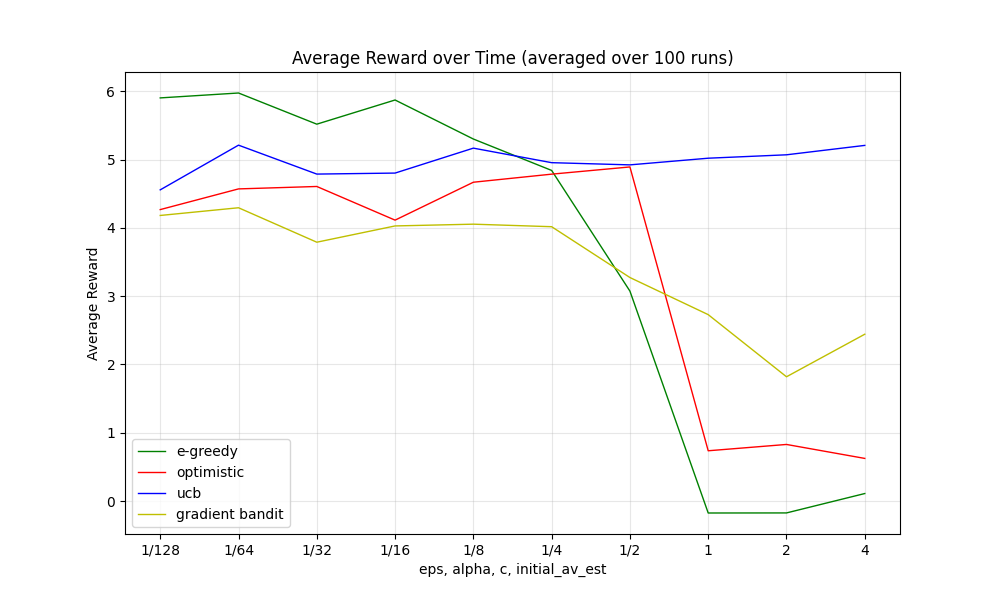

Generate this figure with Python:
import numpy as np
import matplotlib.pyplot as plt
from tqdm import tqdm
from concurrent.futures import ProcessPoolExecutor

NUM_RUNS = 100
NUM_STEPS = 200_000
EVAL_NUM_STEPS = 100_000
K = 10

def choose_action_egreedy(epsilon, estimated_action_values):
        if np.random.rand() < epsilon:
            return np.random.randint(K)
        else:
            return np.argmax(estimated_action_values)

def choose_action_optimistic(estimated_action_values):
    return np.argmax(estimated_action_values)

def choose_action_ucb(estimated_action_values, visit_counts, t, c):
    if np.any(visit_counts == 0):
        zero_idxs = np.flatnonzero(visit_counts == 0)
        return np.random.choice(zero_idxs)
    ucb_values = estimated_action_values + c * np.sqrt(np.log(t) / visit_counts)
    return np.argmax(ucb_values)

def get_gradient_bandit_probs(action_preferences):
    softmax_probs = np.exp(action_preferences) / np.sum(np.exp(action_preferences))
    return softmax_probs

def choose_action_gradient_bandit(probs):
    return np.random.choice(len(probs), p=probs)

def update_action_preferences(action_preferences, average_reward, action, reward, alpha, probs):
    for i in range(K):
        if i == action:
            action_preferences[i] += alpha * (reward - average_reward) * (1 - probs[i])
        else:
            action_preferences[i] -= alpha * (reward - average_reward) * probs[i]

def sample_reward(index, action_values):
    return np.random.randn() + action_values[index]

def run_simulation(epsilon, alpha='avg', strategy='egreedy', initial_av_est=0.0, c=None, gradient_bandit_alpha=0.1):
    
    true_action_values = np.random.randn(K)
    rewards = []

    estimated_action_values = np.array([initial_av_est] * K)
    visit_counts = np.zeros(K)
    action_preferences = np.zeros(K)
    average_reward = 0.0  # For gradient bandit baseline

    for i in range(NUM_STEPS):
        if strategy == 'optimistic':
            action = choose_action_optimistic(estimated_action_values)
        elif strategy == 'egreedy':
            action = choose_action_egreedy(epsilon, estimated_action_values)
        elif strategy == 'ucb':
            action = choose_action_ucb(estimated_action_values, visit_counts, i+1, c)
        elif strategy == 'gradient_bandit':
            action = choose_action_gradient_bandit(get_gradient_bandit_probs(action_preferences))
        reward = sample_reward(action, true_action_values)
        visit_counts[action] += 1
        
        if strategy == 'gradient_bandit':
            probs = get_gradient_bandit_probs(action_preferences)
            update_action_preferences(action_preferences, average_reward, action, reward, gradient_bandit_alpha, probs)
            # Update average reward (incremental update)
            average_reward += (1 / (i + 1)) * (reward - average_reward)
        else:
            # Update estimated action values for non-gradient-bandit strategies
            if alpha == 'avg':
                estimated_action_values[action] += (1 / visit_counts[action]) * (reward - estimated_action_values[action])
            else:
                estimated_action_values[action] += alpha * (reward - estimated_action_values[action])
        
        rewards.append(reward)

        av_increment = np.random.randn(K) * 0.01
        true_action_values += av_increment

    # return average reward over the last EVAL_NUM_STEPS
    return np.mean(rewards[-EVAL_NUM_STEPS:])

def get_simulation_results(epsilon, alpha='avg', strategy='egreedy', initial_av_est=0.0, c=None, gradient_bandit_alpha=0.1):
    with ProcessPoolExecutor() as executor:
        results_iter = executor.map(run_simulation, [epsilon] * NUM_RUNS, [alpha] * NUM_RUNS, [strategy] * NUM_RUNS, [initial_av_est] * NUM_RUNS, [c] * NUM_RUNS, [gradient_bandit_alpha] * NUM_RUNS)
        all_rewards = list(tqdm(results_iter, total=NUM_RUNS))
    return float(np.mean(all_rewards))

if __name__ == "__main__":
    x_axis = [1/128, 1/64, 1/32, 1/16, 1/8, 1/4, 1/2, 1, 2, 4]
    x_axis_str = ['1/128', '1/64', '1/32', '1/16', '1/8', '1/4', '1/2', '1', '2', '4']
    e_greedy_results = [get_simulation_results(epsilon=epsilon, alpha=.1, strategy='egreedy', initial_av_est=0.0, c=None) for epsilon in x_axis]
    optimistic_results = [get_simulation_results(epsilon=0, alpha=.1, strategy='optimistic', initial_av_est=est, c=None) for est in x_axis]
    ucb_results = [get_simulation_results(epsilon=0, alpha=.1, strategy='ucb', initial_av_est=0.0, c=c) for c in x_axis]
    gradient_bandit_results = [get_simulation_results(epsilon=0, alpha='avg', strategy='gradient_bandit', initial_av_est=0.0, gradient_bandit_alpha=alpha) for alpha in x_axis]
    # plot results
    plt.figure(figsize=(10, 6))
    plt.plot(range(len(x_axis)), e_greedy_results, 'g-', linewidth=1, label='e-greedy')
    plt.plot(range(len(x_axis)), optimistic_results, 'r-', linewidth=1, label='optimistic')
    plt.plot(range(len(x_axis)), ucb_results, 'b-', linewidth=1, label='ucb')
    plt.plot(range(len(x_axis)), gradient_bandit_results, 'y-', linewidth=1, label='gradient bandit')
    plt.xlabel('eps, alpha, c, initial_av_est')
    plt.ylabel('Average Reward')
    plt.title('Average Reward over Time (averaged over ' + str(NUM_RUNS) + ' runs)')
    plt.legend()
    plt.grid(True, alpha=0.3)
    plt.xticks(range(len(x_axis)), x_axis_str)
    plt.show()
